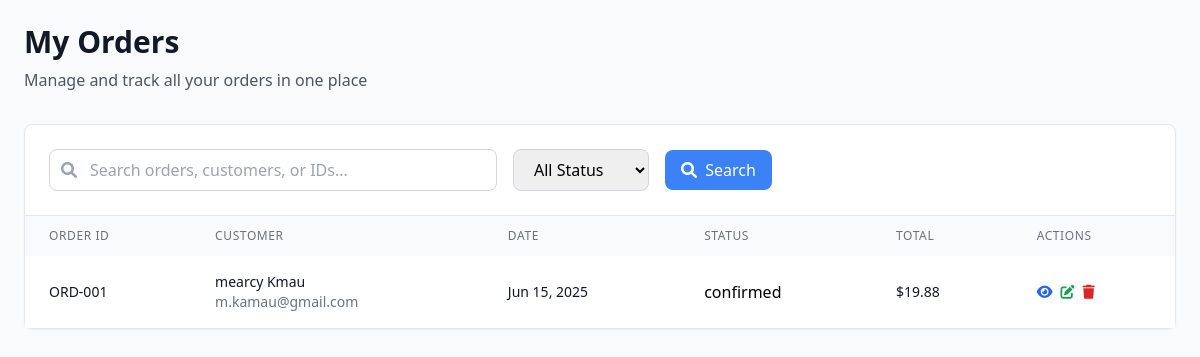
The page /order/ on the database its author committed.
### order/models.py (models this page shows, shortened)
class Order(models.Model):
    STATUS_CHOICES = [
        ('pending', 'Pending'),
        ('processing', 'Processing'),
        ('shipped', 'Shipped'),
        ('delivered', 'Delivered'),
        ('cancelled', 'Cancelled'),
    ]
    first_name = models.CharField(max_length=50)
    last_name = models.CharField(max_length=50)
    email = models.EmailField()
    phone = models.CharField(max_length=20)
    address = models.TextField()
    city = models.CharField(max_length=100)
    postal_code = models.CharField(max_length=20)
    status = models.CharField(max_length=20, choices=STATUS_CHOICES, default='pending')
    total_amount = models.DecimalField(max_digits=10, decimal_places=2, default=0.00)
    created_at = models.DateTimeField(default=timezone.now)
    updated_at = models.DateTimeField(auto_now=True)
    user = models.ForeignKey(settings.AUTH_USER_MODEL, on_delete=models.CASCADE)
    @property
    def order_id(self):
        return f"ORD-{self.id:03d}"
    @property
    def customer_name(self):
        return f"{self.first_name} {self.last_name}"

### order/views.py (the view, shortened to what this page needs)
# urls.py: path('', views.order_list, name='order_list'),
def order_list(request):
    orders = Order.objects.all().order_by('-created_at')
    search_query = request.GET.get('search', '')
    status_filter = request.GET.get('status', 'all')
    if status_filter != 'all':
        orders = orders.filter(status=status_filter)
    context = {
        'orders': orders,
        'search_query': search_query,
        'status_filter': status_filter,
        'status_choices': Order.STATUS_CHOICES,
    }
    return render(request, 'order/order_list.html', context)

### cart/context_processors.py (called while the page is built)
def cart(request):
    return {'cart': Cart(request)}

### order/templates/order/order_list.html (shortened to what this page needs)
<!DOCTYPE html>
<html lang="en">
<head>
    <script src="https://cdn.tailwindcss.com"></script>
    <link href="https://cdnjs.cloudflare.com/ajax/libs/font-awesome/6.0.0/css/all.min.css" rel="stylesheet">
</head>
<body class="bg-gray-50">
    <div class="max-w-7xl mx-auto p-6">
        <div class="mb-8">
            <h1 class="text-3xl font-bold text-gray-900 mb-2">My Orders</h1>
            <p class="text-gray-600">Manage and track all your orders in one place</p>
        </div>
        <div class="bg-white rounded-lg shadow-sm border">
            <div class="p-6 border-b">
                <form method="GET" class="flex flex-col sm:flex-row gap-4 items-center justify-between">
                    <div class="flex-1 flex gap-4 items-center">
                        <div class="relative flex-1 max-w-md">
                            <i class="fas fa-search absolute left-3 top-1/2 transform -translate-y-1/2 text-gray-400"></i>
                            <input
                                type="text"
                                name="search"
                                placeholder="Search orders, customers, or IDs..."
                                class="w-full pl-10 pr-4 py-2 border border-gray-300 rounded-lg focus:ring-2 focus:ring-blue-500 focus:border-blue-500"
                                value="{{ search_query }}"
                            />
                        </div>
                        <select
                            name="status"
                            class="px-4 py-2 border border-gray-300 rounded-lg focus:ring-2 focus:ring-blue-500 focus:border-blue-500"
                            onchange="this.form.submit()"
                        >
                            <option value="all" {% if status_filter == 'all' %}selected{% endif %}>All Status</option>
                        </select>
                        <button type="submit" class="px-4 py-2 bg-blue-500 text-white rounded-lg hover:bg-blue-600 transition-colors">
                            <i class="fas fa-search mr-1"></i> Search
                        </button>
                    </div>
                </form>
            </div>
            <div class="overflow-x-auto">
                <table class="w-full">
                    <thead class="bg-gray-50">
                        <tr>
                            <th class="px-6 py-3 text-left text-xs font-medium text-gray-500 uppercase tracking-wider">
                                Order ID
                            </th>
                            <th class="px-6 py-3 text-left text-xs font-medium text-gray-500 uppercase tracking-wider">
                                Customer
                            </th>
                            <th class="px-6 py-3 text-left text-xs font-medium text-gray-500 uppercase tracking-wider">
                                Date
                            </th>
                            <th class="px-6 py-3 text-left text-xs font-medium text-gray-500 uppercase tracking-wider">
                                Status
                            </th>
                            <th class="px-6 py-3 text-left text-xs font-medium text-gray-500 uppercase tracking-wider">
                                Total
                            </th>
                            <th class="px-6 py-3 text-left text-xs font-medium text-gray-500 uppercase tracking-wider">
                                Actions
                            </th>
                        </tr>
                    </thead>
                    <tbody class="bg-white divide-y divide-gray-200">
                        {% for order in orders %}
                        <tr class="hover:bg-gray-50">
                            <td class="px-6 py-4 whitespace-nowrap text-sm font-medium text-gray-900">
                                {{ order.order_id }}
                            </td>
                            <td class="px-6 py-4 whitespace-nowrap">
                                <div class="text-sm text-gray-900">{{ order.customer_name }}</div>
                                <div class="text-sm text-gray-500">{{ order.email }}</div>
                            </td>
                            <td class="px-6 py-4 whitespace-nowrap text-sm text-gray-900">
                                {{ order.created_at|date:"M d, Y" }}
                            </td>
                            <td class="px-6 py-4 whitespace-nowrap">
                                <div class="flex items-center gap-2">
                                        {{ order.get_status_display }}
                                </div>
                            </td>
                            <td class="px-6 py-4 whitespace-nowrap text-sm text-gray-900">
                                ${{ order.total_amount|floatformat:2 }}
                            </td>
                            <td class="px-6 py-4 whitespace-nowrap text-sm text-gray-500">
                                <div class="flex items-center gap-2">
                                    <a href="{% url 'order:order_detail' order.id %}"
                                       class="text-blue-600 hover:text-blue-900 transition-colors"
                                       title="View Details">
                                        <i class="fas fa-eye"></i>
                                    </a>
                                    <button onclick="openStatusModal({{ order.id }}, '{{ order.status }}')"
                                            class="text-green-600 hover:text-green-900 transition-colors"
                                            title="Update Status">
                                        <i class="fas fa-edit"></i>
                                    </button>
                                    <form method="POST" action="{% url 'order:delete_order' order.id %}"
                                          class="inline"
                                          onsubmit="return confirm('Are you sure you want to delete this order?')">
                                        <button type="submit"
                                                class="text-red-600 hover:text-red-900 transition-colors"
                                                title="Delete Order">
                                            <i class="fas fa-trash"></i>
                                        </button>
                                    </form>
                                </div>
                            </td>
                        </tr>
                        {% endfor %}
                    </tbody>
                </table>
            </div>
        </div>
    </div>
</body>
</html>

### rows shown on the page
Order: order_id "ORD-001", customer_name "mearcy Kmau", email "m.kamau@gmail.com", created_at "Jun 15, 2025", status "confirmed", total_amount "19.88"
